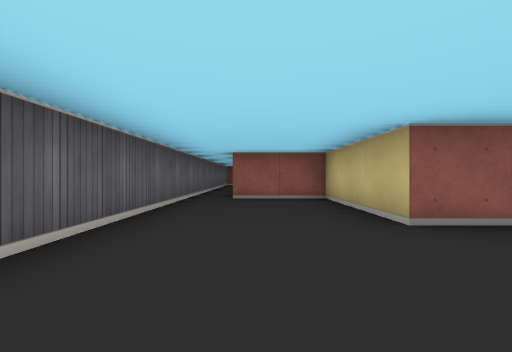
[1] (above)

19 first-person views from a walk through a cub3D ray-caster map. The camera is about half as high as the walls, looks level and sees 90° across. The floor is counted in squares. Each view is taken from the middle of a square. On the plan, view 1 faces up. The plan holds only what a view shows up to about 9 squares ahead; the rest is blank.

[2]
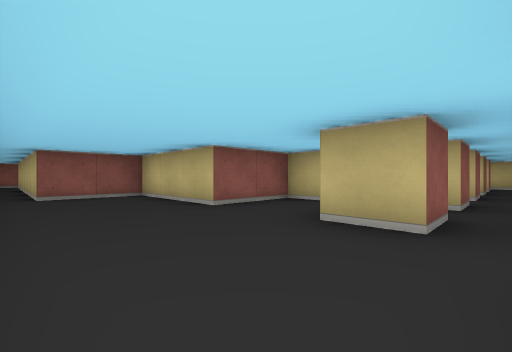

[3]
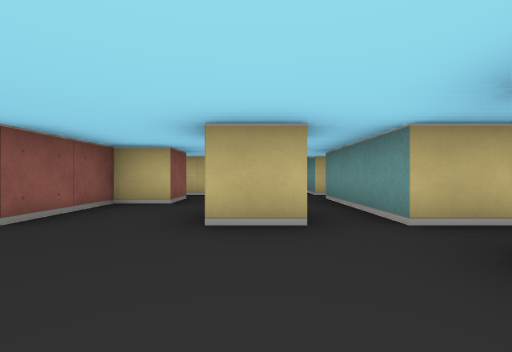

[4]
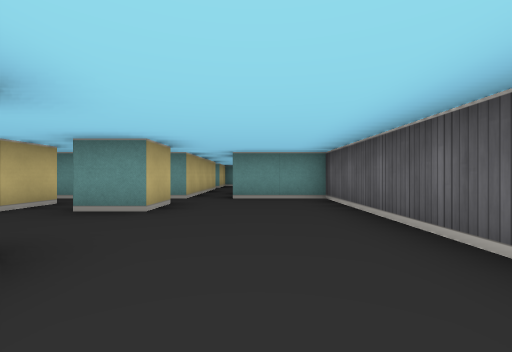

[5]
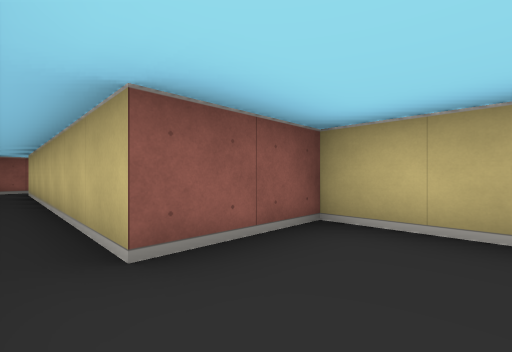

[6]
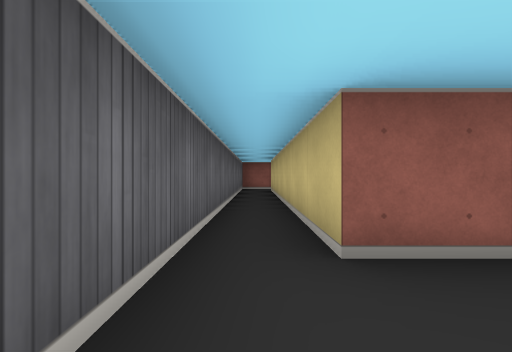

[7]
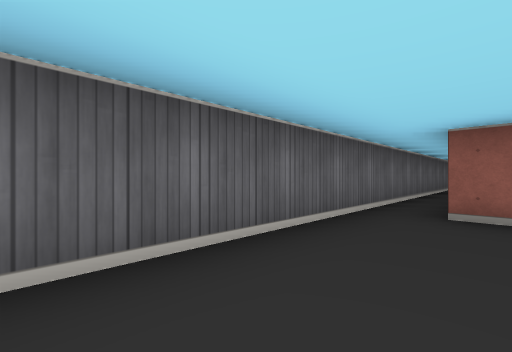

[8]
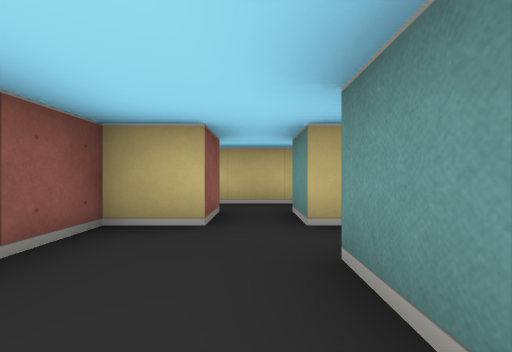

[9]
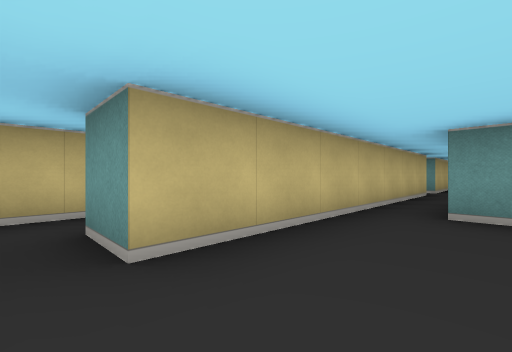

[10]
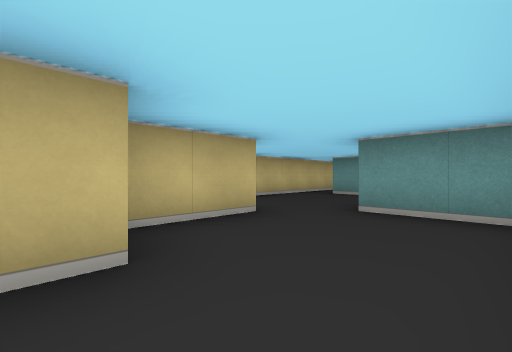

[11]
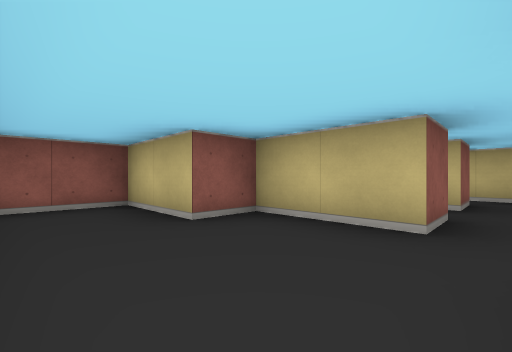

[12]
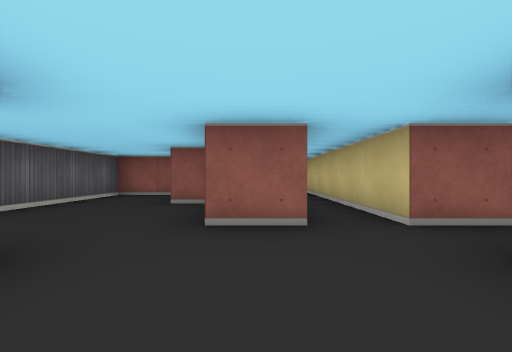

[13]
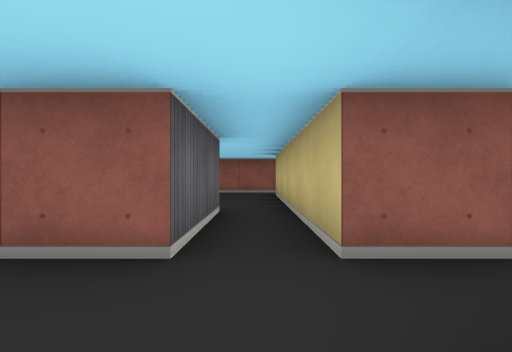

[14]
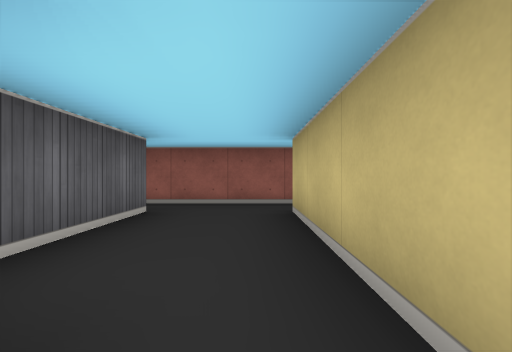

[15]
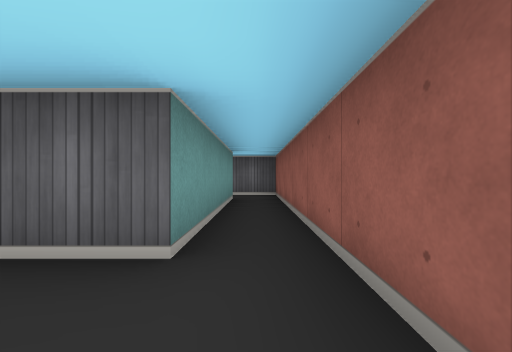

[16]
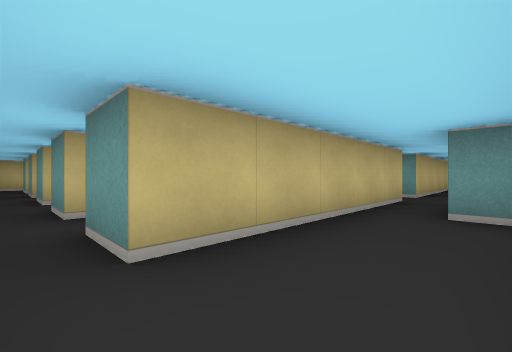

[17]
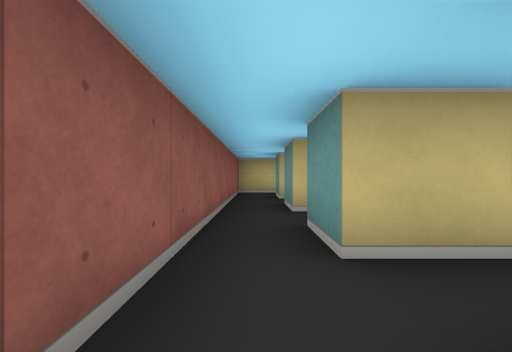

[18]
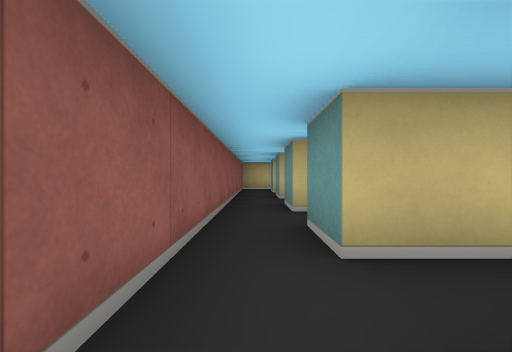

[19]
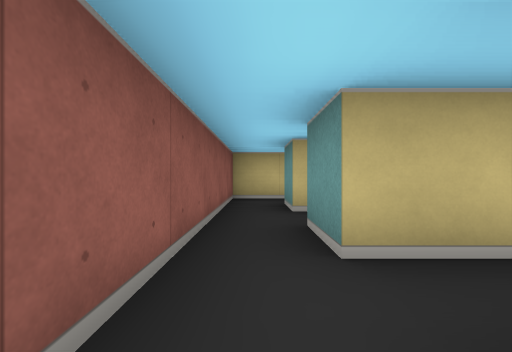

### Floor plan
Points are (right, up) in squares from view 1. A wall is a line through its corners. A room is listed if a view was taken in it or the views show most of it. See-through windows are left out.
Room 1 (views 1, 2, 3, 4, 5, 6, 7, 8)
walls: (2.5, -0.5) (1.5, -0.5) (1.5, 0.5) (2.5, 0.5); (1.5, -1.5) (4.5, -1.5); (4.5, 1.5) (3.5, 1.5) (3.5, 2.5) (1.5, 2.5) (1.5, 5.5) (-0.5, 5.5) (-0.5, 12.5); (4.5, -0.5) (3.5, -0.5) (3.5, 0.5) (4.5, 0.5); (6.4, -0.5) (5.5, -0.5) (5.5, 3.5); (5.5, -3.4) (5.5, -1.5) (6.4, -1.5); (-1.5, 12.5) (-1.5, -1.5) (0.5, -1.5)
ways out: opening at (5, 2.5) to room 2; opening at (-1, 13) to room 6; opening at (1, -2.5); opening at (5, -2.5); opening at (6, -1)
Room 2 (views 9, 10, 11, 12, 13, 14)
walls: (1, 6.5) (2.5, 6.5); (4.5, 9.5) (4.5, 7.5) (3.5, 7.5) (3.5, 9.5) (2.5, 9.5) (2.5, 11.5) (0.5, 11.5) (0.5, 8.5); (6.5, 7.5) (5.5, 7.5) (5.5, 10.5); (3.8, 3.5) (4.5, 3.5); (5.5, 3.5) (5.5, 6.5) (6.5, 6.5)
ways out: opening at (5, 2.5) to room 1; opening at (5, 10) to room 3; opening at (6, 7)
Room 3 (views 15, 16, 18)
walls: (3.5, 12.5) (3.5, 10.5); (5.5, 10.5) (5.5, 12.5) (6.5, 12.5); (6.5, 13.5) (3.5, 13.5); (4, 9.5) (4.5, 9.5)
ways out: opening at (5, 10) to room 2; opening at (6, 13) to room 4; opening at (3, 13) to room 6
Room 4 (view 17)
walls: (7.5, 11.5) (7.5, 12.5) (8.5, 12.5); (8.5, 13.5) (6.5, 13.5)
ways out: opening at (6, 13) to room 3; opening at (8, 13) to room 5; opening at (7, 8)
Room 5 (view 19)
walls: (11.5, 11.5) (11.5, 12.5) (12.5, 12.5); (9.5, 11.5) (9.5, 12.5) (10.5, 12.5); (12.5, 13.5) (8.5, 13.5)
ways out: opening at (8, 13) to room 4; opening at (12, 13)
Room 6 (no view inside)
walls: (-0.5, 12.5) (3.5, 12.5); (3.5, 13.5) (-1.5, 13.5) (-1.5, 12.5)
ways out: opening at (-1, 13) to room 1; opening at (3, 13) to room 3
Room 7 (no view inside)
walls: (15.5, 12.4) (15.5, 13.5) (14.5, 13.5)
ways out: opening at (14, 13); opening at (15, 12)

Positions as (right, up) in squares from view 1, and headings:
1: (0, 0), facing up
2: (-1, -1), facing up-right
3: (-1, 0), facing right
4: (0, 4), facing down
5: (-1, 4), facing up-right
6: (-1, 4), facing up
7: (0, 2), facing up-left
8: (1, 1), facing right
9: (4, 7), facing down-right
10: (1, 10), facing down-right
11: (1, 7), facing up-right
12: (4, 5), facing up
13: (5, 6), facing up
14: (5, 9), facing up
15: (5, 13), facing left
16: (4, 13), facing down-right
17: (8, 13), facing right
18: (6, 13), facing right
19: (10, 13), facing right
